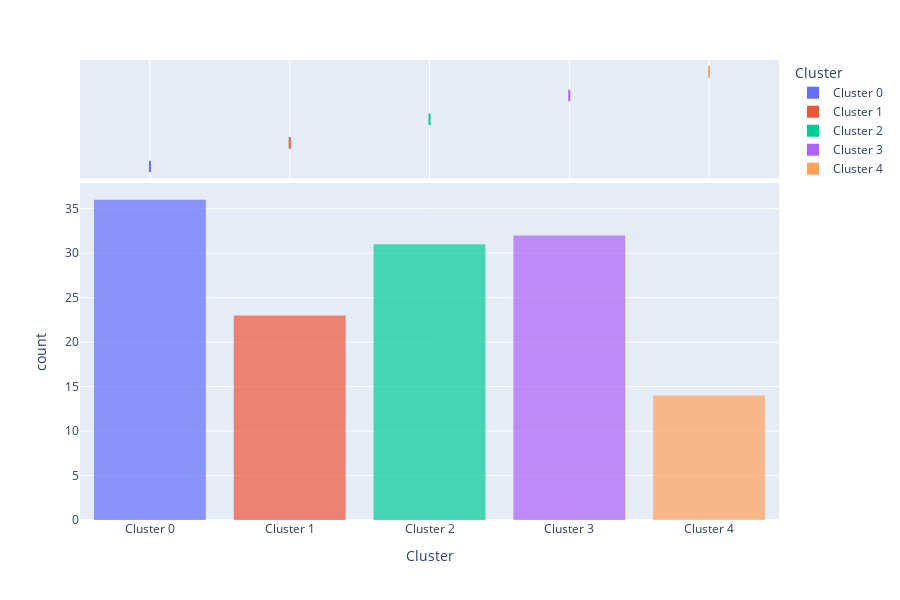

This figure's notebook cell:
### Code cell
plot_model(model_kmeans, plot = 'distribution')

### Figure 1 — Plotly figure (JSON) as saved in the notebook; plotly's stock layout.template omitted (floating-point values rounded to 4 significant figures)
{"data": [{"alignmentgroup": "True", "bingroup": "x", "hovertemplate": "Cluster=%{x}<br>count=%{y}<extra></extra>", "legendgroup": "Cluster 0", "marker": {"color": "#636efa", "opacity": 0.7, "pattern": {"shape": ""}}, "name": "Cluster 0", "offsetgroup": "Cluster 0", "orientation": "v", "showlegend": true, "type": "histogram", "x": ["Cluster 0", "Cluster 0", "Cluster 0", "Cluster 0", "Cluster 0", "Cluster 0", "Cluster 0", "Cluster 0", "Cluster 0", "Cluster 0", "Cluster 0", "Cluster 0", "Cluster 0", "Cluster 0", "Cluster 0", "Cluster 0", "Cluster 0", "Cluster 0", "Cluster 0", "Cluster 0", "Cluster 0", "Cluster 0", "Cluster 0", "Cluster 0", "Cluster 0", "Cluster 0", "Cluster 0", "Cluster 0", "Cluster 0", "Cluster 0", "Cluster 0", "Cluster 0", "Cluster 0", "Cluster 0", "Cluster 0", "Cluster 0"], "xaxis": "x", "yaxis": "y"}, {"alignmentgroup": "True", "customdata": [[2, 1, 2], [1, 1, 2], [2, 1, 1], [1, 1, 1], [1, 1, 2], [1, 1, 1], [2, 1, 2], [1, 1, 3], [2, 1, 2], [2, 1, 1], [2, 1, 1], [1, 1, 3], [1, 1, 1], [2, 1, 2], [2, 1, 2], [1, 1, 2], [2, 1, 1], [2, 1, 1], [2, 1, 2], [1, 1, 2], [1, 1, 2], [1, 1, 1], [2, 1, 1], [2, 1, 1], [2, 1, 2], [2, 1, 2], [1, 1, 1], [1, 1, 2], [1, 1, 2], [2, 1, 1], [1, 1, 2], [1, 1, 2], [1, 1, 1], [1, 1, 1], [2, 1, 2], [2, 2, 2]], "hovertemplate": "Cluster=%{x}<br>Escala R=%{customdata[0]}<br>Escala F=%{customdata[1]}<br>Escala M=%{customdata[2]}<extra></extra>", "legendgroup": "Cluster 0", "marker": {"color": "#636efa"}, "name": "Cluster 0", "notched": true, "offsetgroup": "Cluster 0", "showlegend": false, "type": "box", "x": ["Cluster 0", "Cluster 0", "Cluster 0", "Cluster 0", "Cluster 0", "Cluster 0", "Cluster 0", "Cluster 0", "Cluster 0", "Cluster 0", "Cluster 0", "Cluster 0", "Cluster 0", "Cluster 0", "Cluster 0", "Cluster 0", "Cluster 0", "Cluster 0", "Cluster 0", "Cluster 0", "Cluster 0", "Cluster 0", "Cluster 0", "Cluster 0", "Cluster 0", "Cluster 0", "Cluster 0", "Cluster 0", "Cluster 0", "Cluster 0", "Cluster 0", "Cluster 0", "Cluster 0", "Cluster 0", "Cluster 0", "Cluster 0"], "xaxis": "x2", "yaxis": "y2"}, {"alignmentgroup": "True", "bingroup": "x", "hovertemplate": "Cluster=%{x}<br>count=%{y}<extra></extra>", "legendgroup": "Cluster 1", "marker": {"color": "#EF553B", "opacity": 0.7, "pattern": {"shape": ""}}, "name": "Cluster 1", "offsetgroup": "Cluster 1", "orientation": "v", "showlegend": true, "type": "histogram", "x": ["Cluster 1", "Cluster 1", "Cluster 1", "Cluster 1", "Cluster 1", "Cluster 1", "Cluster 1", "Cluster 1", "Cluster 1", "Cluster 1", "Cluster 1", "Cluster 1", "Cluster 1", "Cluster 1", "Cluster 1", "Cluster 1", "Cluster 1", "Cluster 1", "Cluster 1", "Cluster 1", "Cluster 1", "Cluster 1", "Cluster 1"], "xaxis": "x", "yaxis": "y"}, {"alignmentgroup": "True", "customdata": [[4, 2, 4], [5, 3, 3], [5, 3, 3], [5, 3, 4], [4, 4, 3], [5, 3, 5], [5, 4, 4], [4, 3, 3], [5, 4, 4], [3, 3, 3], [5, 3, 4], [5, 3, 4], [5, 3, 5], [5, 3, 4], [5, 4, 3], [4, 3, 5], [4, 2, 4], [5, 3, 4], [4, 3, 4], [5, 4, 4], [4, 4, 4], [5, 3, 4], [5, 3, 3]], "hovertemplate": "Cluster=%{x}<br>Escala R=%{customdata[0]}<br>Escala F=%{customdata[1]}<br>Escala M=%{customdata[2]}<extra></extra>", "legendgroup": "Cluster 1", "marker": {"color": "#EF553B"}, "name": "Cluster 1", "notched": true, "offsetgroup": "Cluster 1", "showlegend": false, "type": "box", "x": ["Cluster 1", "Cluster 1", "Cluster 1", "Cluster 1", "Cluster 1", "Cluster 1", "Cluster 1", "Cluster 1", "Cluster 1", "Cluster 1", "Cluster 1", "Cluster 1", "Cluster 1", "Cluster 1", "Cluster 1", "Cluster 1", "Cluster 1", "Cluster 1", "Cluster 1", "Cluster 1", "Cluster 1", "Cluster 1", "Cluster 1"], "xaxis": "x2", "yaxis": "y2"}, {"alignmentgroup": "True", "bingroup": "x", "hovertemplate": "Cluster=%{x}<br>count=%{y}<extra></extra>", "legendgroup": "Cluster 2", "marker": {"color": "#00cc96", "opacity": 0.7, "pattern": {"shape": ""}}, "name": "Cluster 2", "offsetgroup": "Cluster 2", "orientation": "v", "showlegend": true, "type": "histogram", "x": ["Cluster 2", "Cluster 2", "Cluster 2", "Cluster 2", "Cluster 2", "Cluster 2", "Cluster 2", "Cluster 2", "Cluster 2", "Cluster 2", "Cluster 2", "Cluster 2", "Cluster 2", "Cluster 2", "Cluster 2", "Cluster 2", "Cluster 2", "Cluster 2", "Cluster 2", "Cluster 2", "Cluster 2", "Cluster 2", "Cluster 2", "Cluster 2", "Cluster 2", "Cluster 2", "Cluster 2", "Cluster 2", "Cluster 2", "Cluster 2", "Cluster 2"], "xaxis": "x", "yaxis": "y"}, {"alignmentgroup": "True", "customdata": [[2, 1, 3], [3, 1, 2], [3, 1, 2], [2, 1, 3], [3, 1, 1], [3, 1, 2], [3, 1, 2], [3, 1, 1], [3, 1, 2], [3, 2, 3], [3, 1, 1], [3, 1, 1], [2, 1, 3], [3, 1, 1], [3, 1, 2], [2, 1, 3], [4, 1, 1], [2, 1, 4], [3, 1, 3], [3, 2, 3], [3, 1, 2], [3, 1, 2], [2, 1, 3], [3, 1, 2], [3, 1, 1], [3, 1, 3], [3, 1, 3], [3, 1, 3], [3, 1, 2], [3, 1, 2], [3, 1, 3]], "hovertemplate": "Cluster=%{x}<br>Escala R=%{customdata[0]}<br>Escala F=%{customdata[1]}<br>Escala M=%{customdata[2]}<extra></extra>", "legendgroup": "Cluster 2", "marker": {"color": "#00cc96"}, "name": "Cluster 2", "notched": true, "offsetgroup": "Cluster 2", "showlegend": false, "type": "box", "x": ["Cluster 2", "Cluster 2", "Cluster 2", "Cluster 2", "Cluster 2", "Cluster 2", "Cluster 2", "Cluster 2", "Cluster 2", "Cluster 2", "Cluster 2", "Cluster 2", "Cluster 2", "Cluster 2", "Cluster 2", "Cluster 2", "Cluster 2", "Cluster 2", "Cluster 2", "Cluster 2", "Cluster 2", "Cluster 2", "Cluster 2", "Cluster 2", "Cluster 2", "Cluster 2", "Cluster 2", "Cluster 2", "Cluster 2", "Cluster 2", "Cluster 2"], "xaxis": "x2", "yaxis": "y2"}, {"alignmentgroup": "True", "bingroup": "x", "hovertemplate": "Cluster=%{x}<br>count=%{y}<extra></extra>", "legendgroup": "Cluster 3", "marker": {"color": "#ab63fa", "opacity": 0.7, "pattern": {"shape": ""}}, "name": "Cluster 3", "offsetgroup": "Cluster 3", "orientation": "v", "showlegend": true, "type": "histogram", "x": ["Cluster 3", "Cluster 3", "Cluster 3", "Cluster 3", "Cluster 3", "Cluster 3", "Cluster 3", "Cluster 3", "Cluster 3", "Cluster 3", "Cluster 3", "Cluster 3", "Cluster 3", "Cluster 3", "Cluster 3", "Cluster 3", "Cluster 3", "Cluster 3", "Cluster 3", "Cluster 3", "Cluster 3", "Cluster 3", "Cluster 3", "Cluster 3", "Cluster 3", "Cluster 3", "Cluster 3", "Cluster 3", "Cluster 3", "Cluster 3", "Cluster 3", "Cluster 3"], "xaxis": "x", "yaxis": "y"}, {"alignmentgroup": "True", "customdata": [[5, 2, 3], [5, 2, 3], [5, 1, 2], [4, 3, 2], [4, 2, 3], [4, 1, 4], [4, 1, 2], [5, 1, 2], [5, 1, 2], [5, 1, 4], [5, 1, 2], [4, 2, 3], [4, 1, 4], [4, 1, 2], [4, 2, 3], [5, 2, 3], [5, 1, 2], [5, 2, 2], [4, 1, 3], [4, 1, 2], [4, 1, 3], [5, 2, 3], [5, 2, 2], [4, 1, 2], [5, 3, 2], [4, 1, 2], [5, 2, 3], [5, 1, 1], [4, 1, 3], [5, 1, 1], [5, 2, 3], [5, 1, 3]], "hovertemplate": "Cluster=%{x}<br>Escala R=%{customdata[0]}<br>Escala F=%{customdata[1]}<br>Escala M=%{customdata[2]}<extra></extra>", "legendgroup": "Cluster 3", "marker": {"color": "#ab63fa"}, "name": "Cluster 3", "notched": true, "offsetgroup": "Cluster 3", "showlegend": false, "type": "box", "x": ["Cluster 3", "Cluster 3", "Cluster 3", "Cluster 3", "Cluster 3", "Cluster 3", "Cluster 3", "Cluster 3", "Cluster 3", "Cluster 3", "Cluster 3", "Cluster 3", "Cluster 3", "Cluster 3", "Cluster 3", "Cluster 3", "Cluster 3", "Cluster 3", "Cluster 3", "Cluster 3", "Cluster 3", "Cluster 3", "Cluster 3", "Cluster 3", "Cluster 3", "Cluster 3", "Cluster 3", "Cluster 3", "Cluster 3", "Cluster 3", "Cluster 3", "Cluster 3"], "xaxis": "x2", "yaxis": "y2"}, {"alignmentgroup": "True", "bingroup": "x", "hovertemplate": "Cluster=%{x}<br>count=%{y}<extra></extra>", "legendgroup": "Cluster 4", "marker": {"color": "#FFA15A", "opacity": 0.7, "pattern": {"shape": ""}}, "name": "Cluster 4", "offsetgroup": "Cluster 4", "orientation": "v", "showlegend": true, "type": "histogram", "x": ["Cluster 4", "Cluster 4", "Cluster 4", "Cluster 4", "Cluster 4", "Cluster 4", "Cluster 4", "Cluster 4", "Cluster 4", "Cluster 4", "Cluster 4", "Cluster 4", "Cluster 4", "Cluster 4"], "xaxis": "x", "yaxis": "y"}, {"alignmentgroup": "True", "customdata": [[5, 5, 4], [5, 5, 4], [5, 5, 4], [5, 4, 5], [5, 5, 5], [5, 5, 3], [5, 5, 4], [5, 5, 4], [5, 5, 4], [5, 5, 5], [5, 5, 4], [5, 5, 3], [5, 5, 3], [5, 5, 5]], "hovertemplate": "Cluster=%{x}<br>Escala R=%{customdata[0]}<br>Escala F=%{customdata[1]}<br>Escala M=%{customdata[2]}<extra></extra>", "legendgroup": "Cluster 4", "marker": {"color": "#FFA15A"}, "name": "Cluster 4", "notched": true, "offsetgroup": "Cluster 4", "showlegend": false, "type": "box", "x": ["Cluster 4", "Cluster 4", "Cluster 4", "Cluster 4", "Cluster 4", "Cluster 4", "Cluster 4", "Cluster 4", "Cluster 4", "Cluster 4", "Cluster 4", "Cluster 4", "Cluster 4", "Cluster 4"], "xaxis": "x2", "yaxis": "y2"}], "layout": {"barmode": "relative", "height": 600, "legend": {"title": {"text": "Cluster"}, "tracegroupgap": 0}, "margin": {"t": 60}, "xaxis": {"anchor": "y", "categoryarray": ["Cluster 0", "Cluster 1", "Cluster 2", "Cluster 3", "Cluster 4"], "categoryorder": "array", "domain": [0, 1], "title": {"text": "Cluster"}}, "xaxis2": {"anchor": "y2", "domain": [0, 1], "matches": "x", "showgrid": true, "showticklabels": false}, "yaxis": {"anchor": "x", "domain": [0, 0.7326], "title": {"text": "count"}}, "yaxis2": {"anchor": "x2", "domain": [0.7426, 1], "matches": "y2", "showgrid": false, "showline": false, "showticklabels": false, "ticks": ""}}}
